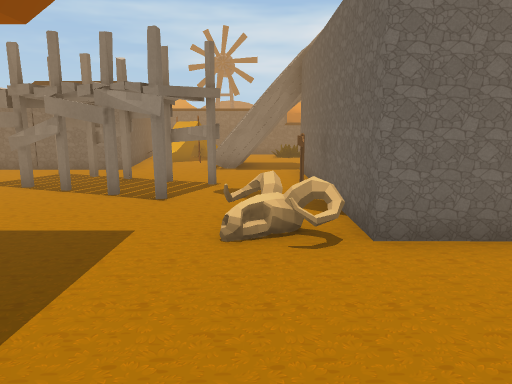
view 1 (above)

24 first-person views from a walk through a scene from a Unity 3-D project. The camera is 1.4 m above the floor, tilts 10° down and sees 70° across. The floor is counted in squares, 1 m on a side. Each view is taken from the middle of a square. On the plan, view 1 faces up. The plan holds only what a view shows up to about 16 squares ahead; the rest is blank. The place goes on beyond the plan. The player is left out. Some surface patterns are stand-ins.

view 2
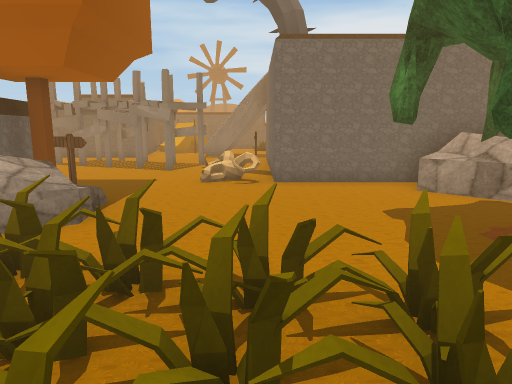

view 3
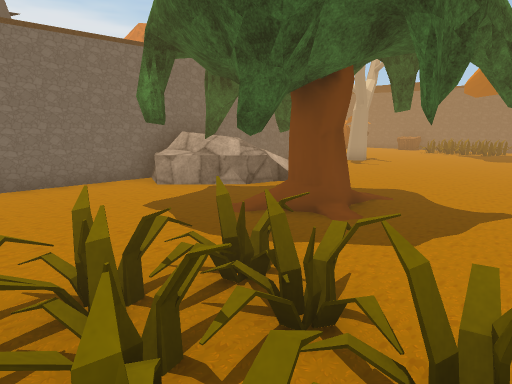

view 4
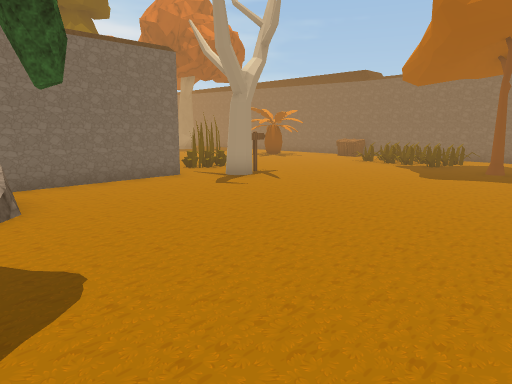

view 5
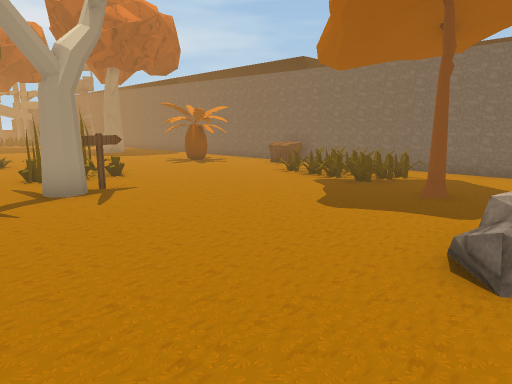

view 6
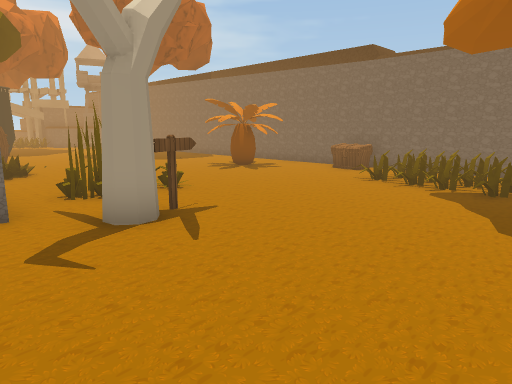

view 7
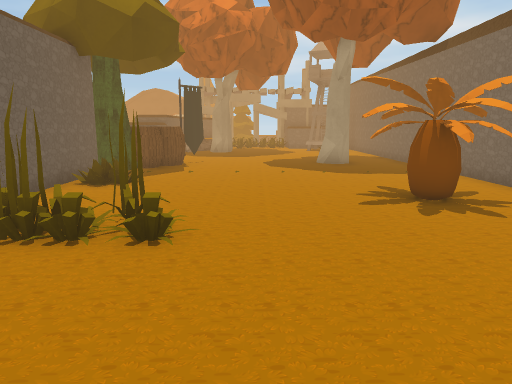

view 8
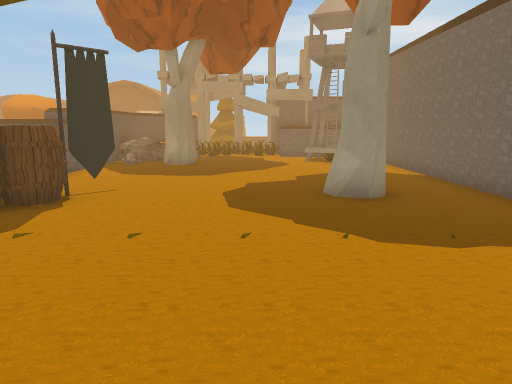

view 9
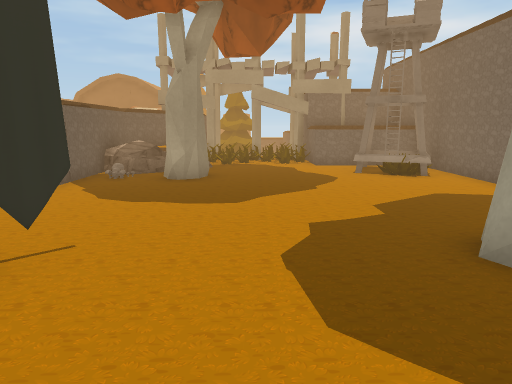

view 10
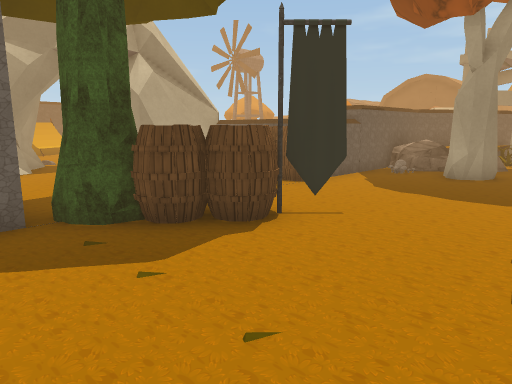

view 11
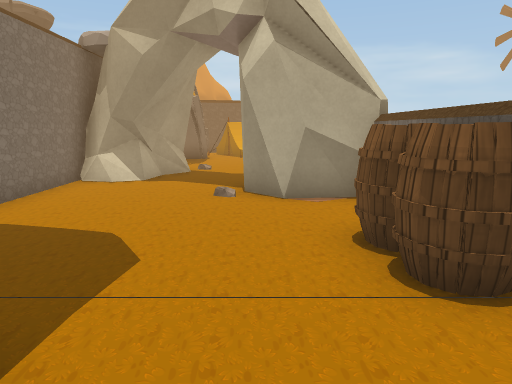

view 12
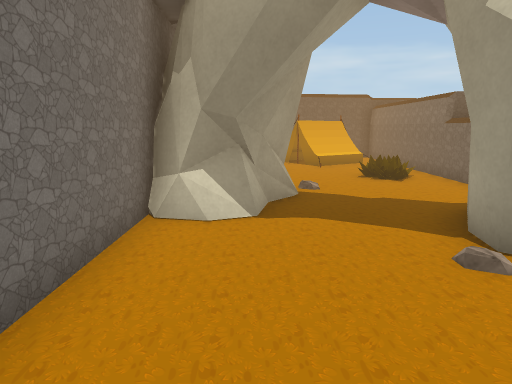

view 13
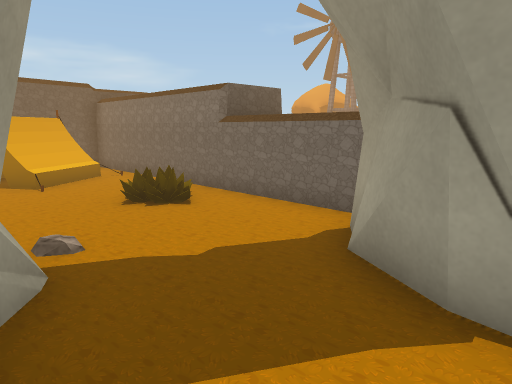

view 14
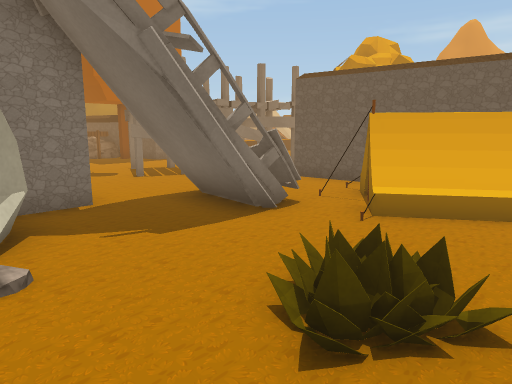

view 15
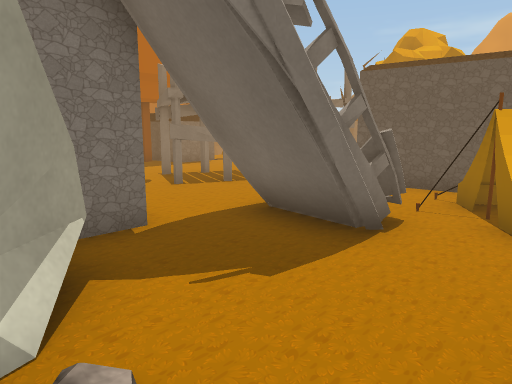

view 16
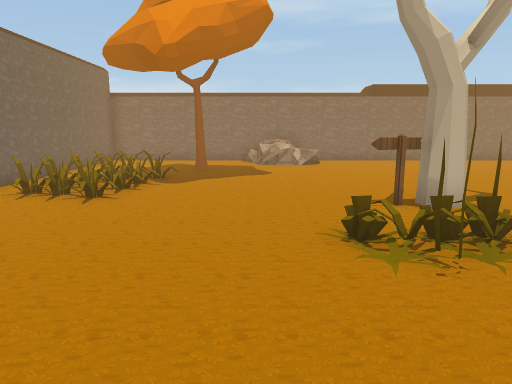

view 17
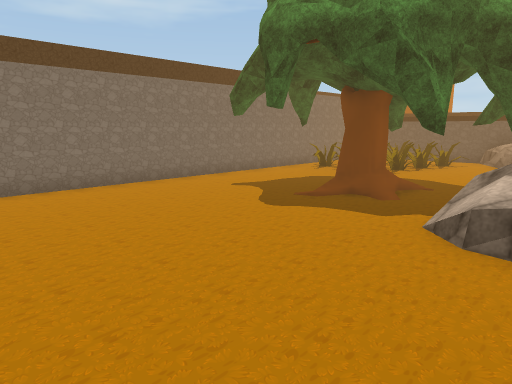

view 18
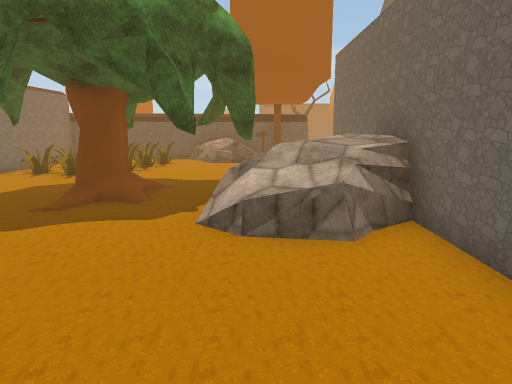

view 19
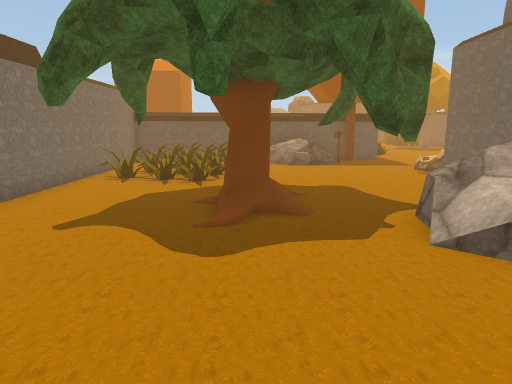

view 20
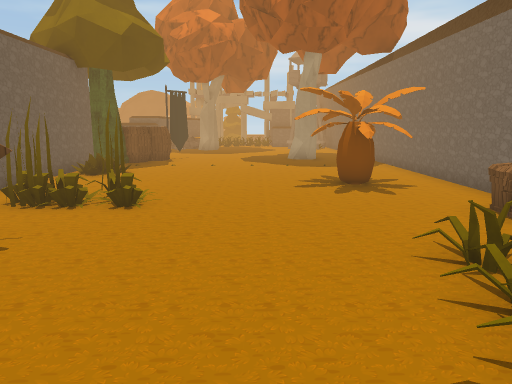

view 21
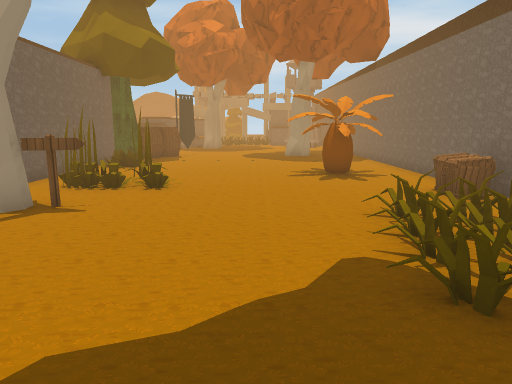

view 22
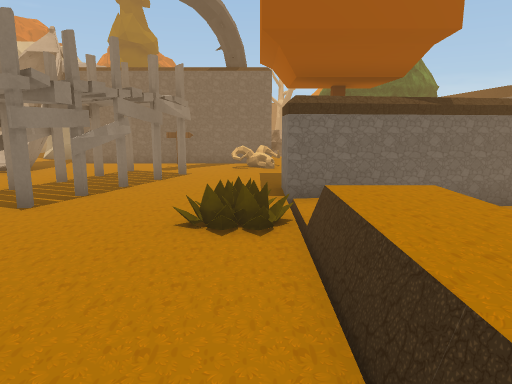

view 23
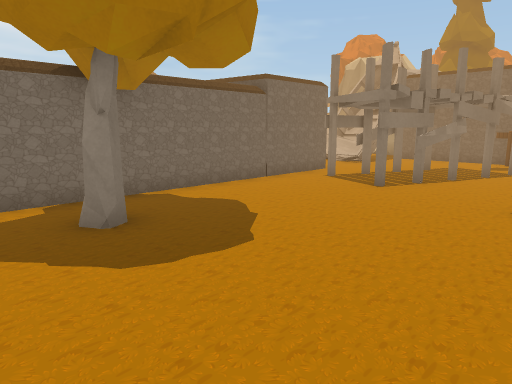

view 24
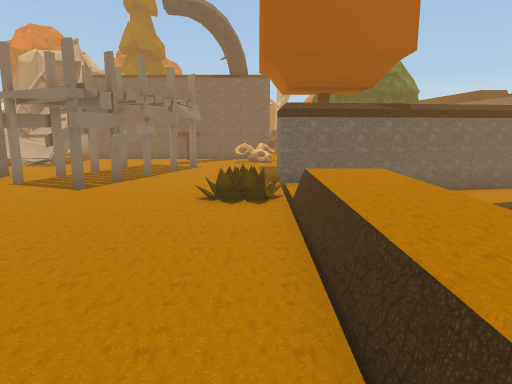

### Floor plan
Key: @ floor where view 1 was taken; # wall or solid block; . main floor; : floor 0.25 m higher than the main floor; + floor 0.5 m higher than the main floor; / step, stairs or slope; ^ raised ledge; O other object.
Columns run from 15 left of view 1 to 24 right of it. Each row starts with its distance up from view 1.
 26                             ^# .O..O^^^#
 25                             ^  /.....OO#
 24                             ^O /.....OO#
 23                             #O.#....OOO#
 22                             #O.#.......#
 21                             ^..........#
 20          ########^^^^    ^  ^..........#
 19          #...........####.OOO..........#
 18          ##OO...OO...####..O...........#
 17           #OOO..O.....##...............#
 16           # OO................OO....#..#
 15           #.O.OOO............OO........#
 14           #...OOO.####......OO.........#
 13           #...OOO.# ##......#..........#
 12  ##########......#########  #..........#
 11  ........OO......#          #O.........#
 10  .O........OOO...#          #OO.....O..#
  9  .......OOO...O..#          #.......OOO#
  8 ..........OOO...O#          #......OOO.#
  7 .............O...#          #..#.....O.#
  6  ......O.......O.#          #.#OO......#
  5 . .....OO......OO##### ######.........O#
  4  ^^^^^^..##.........####..............O#
  3   ###^## ##O........:  O.....OOO....O..#
  2          ###OO......OO +............OOO#
  1           ^^ /....O...O.............OOO#
  0           ^^O/.@....................OOO#
 -1           ##/......OOO...............O.#
 -2           ##..OOO...O..............O...#
 -3            ##O.OOO..O..................#
 -4             #OOO.O............./O......#
 -5             #....O.............   .....#
 -6             ############################

Where each view was taken, in squares from view 1:
view 1: 0 up, 0 right, facing up
view 2: 5 down, 1 right, facing up
view 3: 5 down, 0 right, facing up-right
view 4: 5 down, 7 right, facing up-right
view 5: 5 down, 12 right, facing up-right
view 6: 2 down, 12 right, facing up-right
view 7: 1 up, 18 right, facing up
view 8: 8 up, 19 right, facing up
view 9: 12 up, 18 right, facing up
view 10: 11 up, 19 right, facing up-left
view 11: 17 up, 16 right, facing left
view 12: 14 up, 12 right, facing left
view 13: 14 up, 8 right, facing up-left
view 14: 19 up, 4 right, facing down-left
view 15: 17 up, 4 right, facing down-left
view 16: 10 up, 18 right, facing down
view 17: 3 up, 13 right, facing down-left
view 18: 2 up, 13 right, facing left
view 19: 1 down, 12 right, facing left
view 20: 1 down, 19 right, facing up
view 21: 3 down, 19 right, facing up
view 22: 5 up, 13 left, facing right
view 23: 5 up, 15 left, facing up-right
view 24: 5 up, 15 left, facing right
